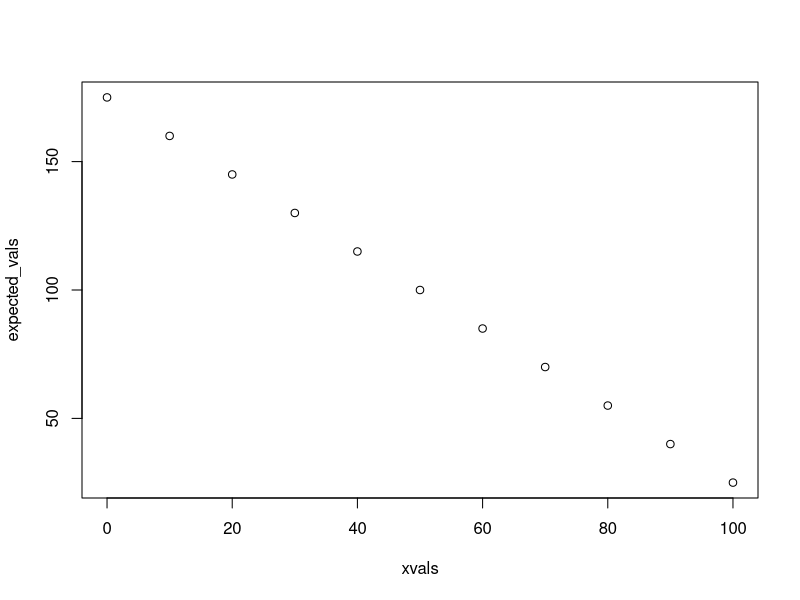
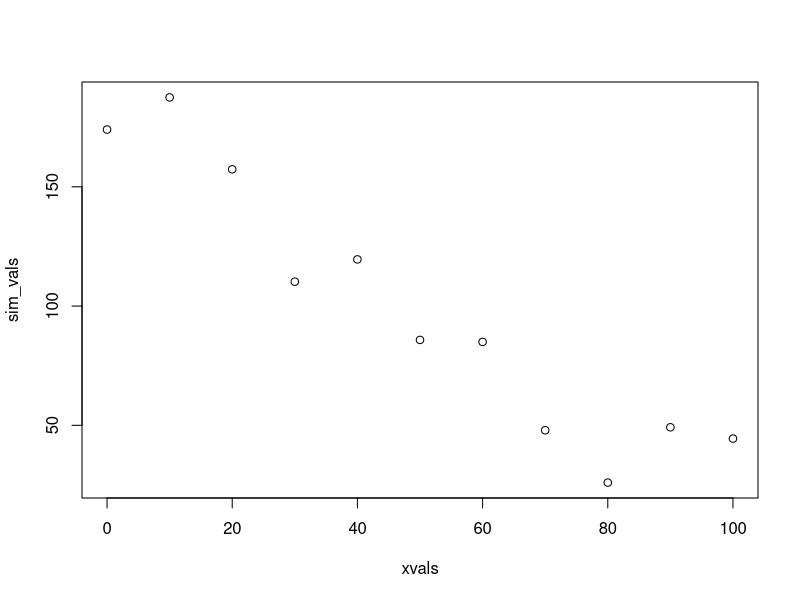
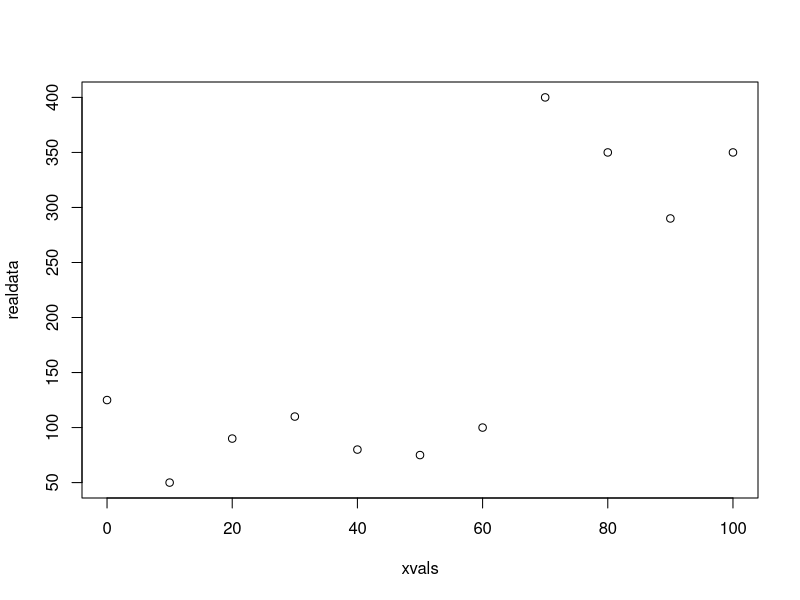
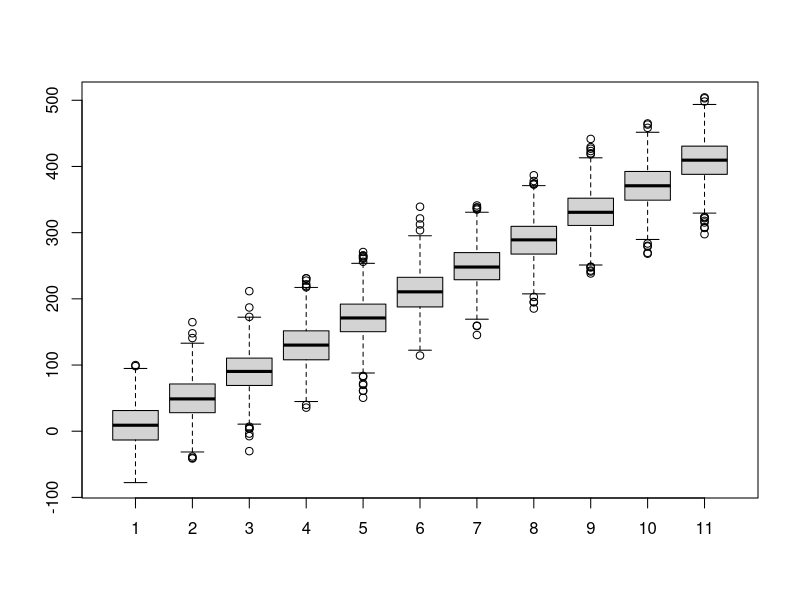
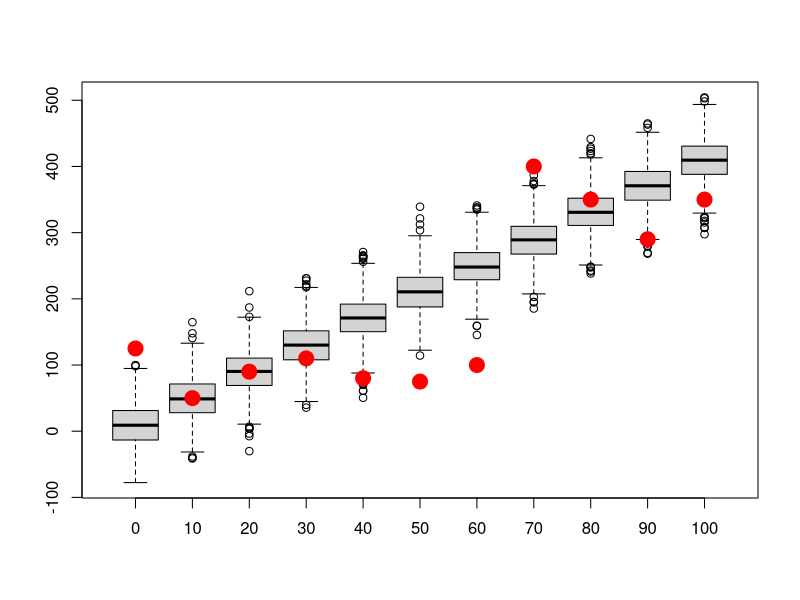
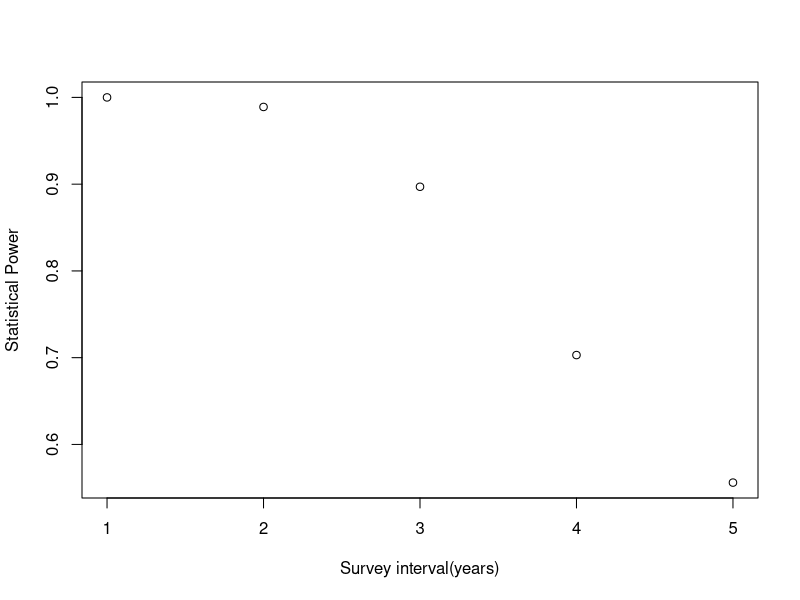

Write the R code that produced these figures, in order.
## ---- chunk 1
knitr::opts_chunk$set(echo = TRUE, cache = TRUE)
## ---- chunk 2
runif(1,0,25)   # simulate arbitrary # of samples from dist with arbitrary params
rpois(1,3.4)
rnorm(1,22,5.4)
## ---- chunk 3

xvals = seq(0,100,10)  # simulated x values define parameter space

deterministic_component <- function(x,a,b){
  linear <- a + b*x   # linear functional form
  return(linear)
}

expected_vals <- deterministic_component(xvals,175,-1.5)
expected_vals

plot(xvals,expected_vals)

## ---- chunk 4

stochastic_component <- function(x,variance){
  sd <- sqrt(variance)
  stochvals <- rnorm(length(x),x,sd)
  return(stochvals)
}

sim_vals <- stochastic_component(expected_vals,variance=500)

plot(xvals,sim_vals)

# ALTERNATIVELY:

sim_vals <- stochastic_component(deterministic_component(xvals,175,-1.5),500)

## ---- chunk 5
realdata <- c(125,50,90,110,80,75,100,400,350,290,350)
plot(xvals,realdata)
## ---- chunk 6
 #### initialize:
reps <- 1000    # number of replicate datasets to generate
samplesize <- length(xvals)
results <- array(0,dim=c(samplesize,reps))   # storage array for results
for(i in 1:reps){
  exp_vals <- deterministic_component(xvals,a=10,b=4)
  sim_vals <- stochastic_component(exp_vals,1000)
  results[,i] <- sim_vals
}

    # now make a boxplot of the results
boxplot(lapply(1:nrow(results), function(i) results[i,])) 

## ---- chunk 7
boxplot(lapply(1:nrow(results), function(i) results[i,]),xaxt="n")
axis(1,at=c(1:length(xvals)),labels=xvals)
points(c(1:length(xvals)),realdata,pch=20,cex=3,col="red",xaxt="n")
## ---- chunk 8
NumObserved <- function(TrueN=1000,surveyors=1,days=3){
  probPerPersonDay <- 0.02
  probPerDay <- 1-(1-probPerPersonDay)^surveyors
  probPerSurvey <- 1-(1-probPerDay)^days
  nobs <- rbinom(1,size=TrueN,prob=probPerSurvey)
  return(nobs)
}
NumObserved(TrueN=500,surveyors=2,days=7)
## ---- chunk 9
ThisYearAbund <- function(LastYearAbund=1000,trend=-0.03){
  CurAbund <- LastYearAbund + trend*LastYearAbund
  CurAbund <- floor(CurAbund)  # can't have fractional individuals!
  return(CurAbund)
}
ThisYearAbund(LastYearAbund=500,trend=-0.03)

## ---- chunk 10
SimulateMonitoringData <- function(initabund=1000,trend=-0.03,years=25,observers=1,days=3,survint=2){
  prevabund <- initabund
  detected <- numeric(years)     # set up storate variable
  for(y in 1:years){
    thisAbund <- ThisYearAbund(prevabund,trend)             # compute the current abundance on the basis of the trend
    detected[y] <- NumObserved(thisAbund,observers,days)     # sample the current population using this monitoring scheme
    prevabund <- thisAbund   # this years abundance becomes the previous years abundance
  }
  surveyed <- c(1:years)%%survint==0    # which years were surveys actually performed?
  detected[!surveyed] <- NA
  return(detected)
}

SimulateMonitoringData(initabund=1000,trend=-0.03,years=25,observers=1,days=3,survint=2)

## ---- chunk 11
IsDecline <- function(monitoringData,alpha=0.05){
  time <- 1:length(monitoringData)
  model <- lm(monitoringData~time)    # for now, let's use ordinary linear regression
  p_value <- summary(model)$coefficients["time","Pr(>|t|)"]
  isdecline <- ifelse(summary(model)$coefficients["time","Estimate"]<0,TRUE,FALSE)
  sig_decline <- ifelse((p_value<=alpha)&(isdecline),TRUE,FALSE)    # if declining and significant trend
  return(sig_decline)
}

IsDecline(monitoringData=c(10,20,NA,15,1),alpha=0.05)

## ---- chunk 12
nreps <- 1000
initabund <- 100
GetPower <- function(observers=1,days=3,alpha=0.05,years=25,survint=2,trend=-0.03){
  decline <- logical(nreps)
  for(i in 1:nreps){
    detected <- SimulateMonitoringData(initabund,trend,years,observers,days,survint)
    decline[i] <- IsDecline(detected,alpha)
  }
  Power <- length(which(decline==TRUE))/nreps 
  return(Power)
}
cat((sprintf("The statistical power to detect a decline for the default parameters is: %s",GetPower())))    # for default

## ---- chunk 13
  initabund = 1000
  survints <- c(1:5)
  powers <- numeric(length(survints))
  for(i in 1:length(survints)){
    powers[i] <- GetPower(survint=survints[i])
  }
  
  plot(powers~survints,xlab="Survey interval(years)",ylab="Statistical Power") 
  
